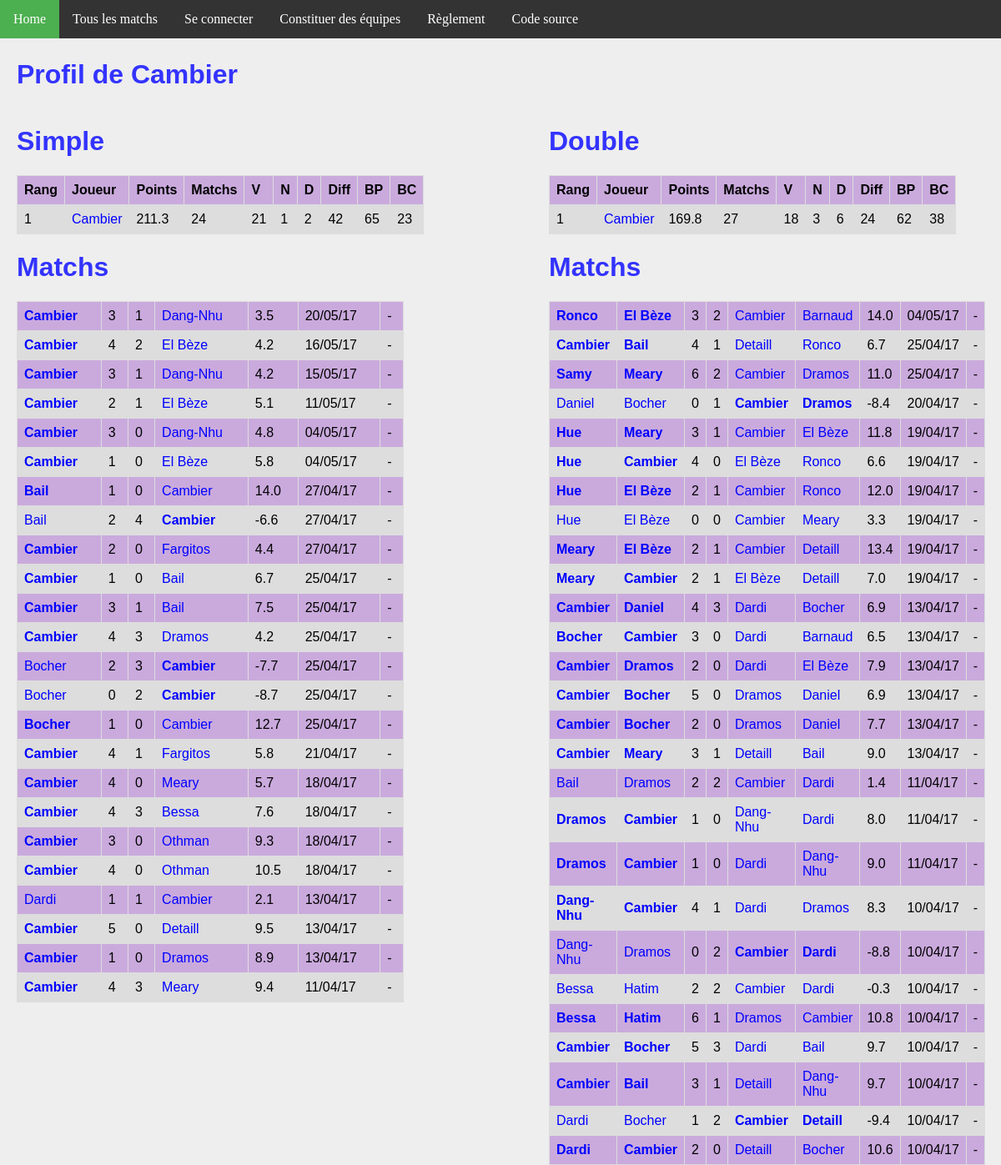
Before: /joueur/3/ with the older database file.
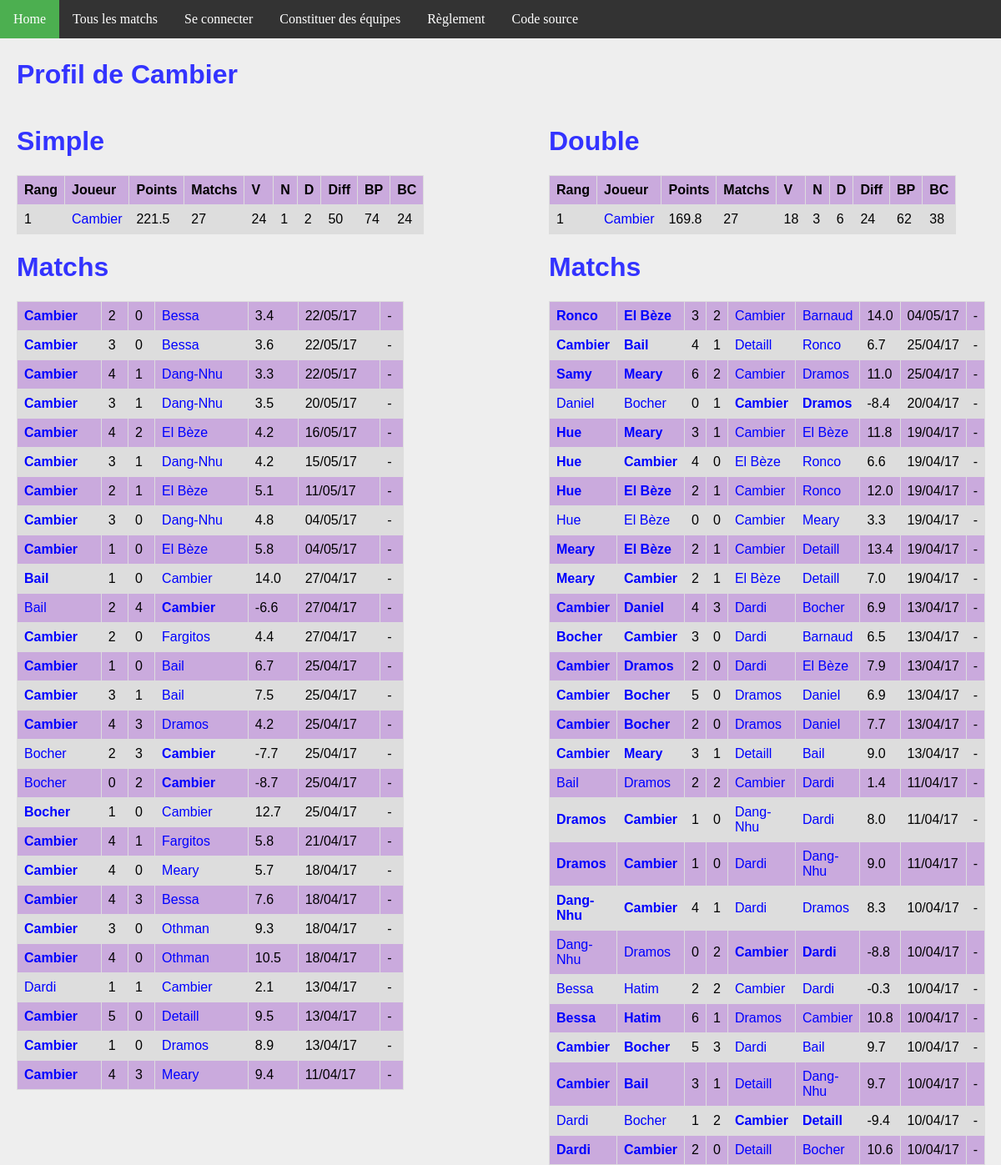
After: the same page with the newer database file.
### ranking/models.py (models this page shows, shortened)
class Joueur(models.Model):
    user = models.OneToOneField(User, on_delete=models.CASCADE)
    pseudo = models.CharField(max_length = 50, default="Pax lambda")
    simple_score = models.FloatField(default=100)
    simple_rang = models.IntegerField(default=0)
    simple_victoires = models.IntegerField(default=0)
    simple_nuls = models.IntegerField(default=0)
    simple_defaites = models.IntegerField(default=0)
    simple_buts_pour = models.IntegerField(default=0)
    simple_buts_contre = models.IntegerField(default=0)
    double_score = models.FloatField(default=100)
    double_rang = models.IntegerField(default=0)
    double_victoires = models.IntegerField(default=0)
    double_nuls = models.IntegerField(default=0)
    double_defaites = models.IntegerField(default=0)
    double_buts_pour = models.IntegerField(default=0)
    double_buts_contre = models.IntegerField(default=0)
    @property
    def simple_matchs(self):
        return self.simple_nuls + self.simple_victoires + self.simple_defaites
    @property
    def double_matchs(self):
        return self.double_nuls + self.double_victoires + self.double_defaites
    @property
    def simple_diff(self):
        return self.simple_buts_pour - self.simple_buts_contre
    @property
    def double_diff(self):
        return self.double_buts_pour - self.double_buts_contre

class MatchSimple(models.Model):
    domicile = models.ForeignKey('Joueur', related_name = 'dom')
    exterieur = models.ForeignKey('Joueur', related_name = 'exte')
    date = models.DateTimeField(auto_now_add=True)
    buts_domicile = models.IntegerField(default=0)
    buts_exterieur = models.IntegerField(default=0)
    points = models.FloatField(default=0)
    @property
    def winner(self):
        if self.buts_domicile > self.buts_exterieur:
            return 1.
        elif self.buts_domicile < self.buts_exterieur:
            return 0.
        else:
            return 0.5

class MatchDouble(models.Model):
    domicile_1 = models.ForeignKey('Joueur', related_name = 'dom1')
    domicile_2 = models.ForeignKey('Joueur', related_name = 'dom2')
    exterieur_1 = models.ForeignKey('Joueur', related_name = 'exte1')
    exterieur_2 = models.ForeignKey('Joueur', related_name = 'exte2')
    date = models.DateTimeField(auto_now_add=True)
    buts_domicile = models.IntegerField(default=0)
    buts_exterieur = models.IntegerField(default=0)
    points = models.FloatField(default=0)
    @property
    def winner(self):
        if self.buts_domicile > self.buts_exterieur:
            return 1.
        elif self.buts_domicile < self.buts_exterieur:
            return 0.
        else:
            return 0.5

### ranking/views.py (the view)
# urls.py: url(r'^joueur/(?P<joueur_id>[0-9]+)/$', views.detail_joueur, name='joueur'),
def detail_joueur(request, joueur_id):
    simples_1 = MatchSimple.objects.filter(domicile__id = joueur_id)
    simples_2 = MatchSimple.objects.filter(exterieur__id = joueur_id)
    simples = simples_1 | simples_2
    doubles_1 = MatchDouble.objects.filter(domicile_1__id = joueur_id)
    doubles_2 = MatchDouble.objects.filter(domicile_2__id = joueur_id)
    doubles_3 = MatchDouble.objects.filter(exterieur_1__id = joueur_id)
    doubles_4 = MatchDouble.objects.filter(exterieur_2__id = joueur_id)
    doubles = doubles_1 | doubles_2 | doubles_3 | doubles_4
    context = {
        'joueur': get_object_or_404(Joueur, pk=joueur_id),
        'simple_matchs': simples.order_by('-date').all(),
        'double_matchs': doubles.order_by('-date').all(),
    }
    return render(request, 'joueur.html', context)

### ranking/templatetags/app_filter.py (called while the page is built)
@register.filter(name='decimal')
def decimal(x):
    return '{0:.1f}'.format(x)

### ranking/templates/joueur.html
{% extends 'base.html' %}
{% block body %}
{% load app_filter %}
    <h1>Profil de {{ joueur.pseudo }}</h1>
<div id="column1" style="float:left; margin:0; width:40%;">
    <h1>Simple</h1>
    <table>
        <tr>
            <th>Rang</th>
            <th>Joueur</th>
            <th>Points</th>
            <th>Matchs</th>
            <th>V</th>
            <th>N</th>
            <th>D</th>
            <th>Diff</th>
            <th>BP</th>
            <th>BC</th>
        </tr>
        <tr>
            <td>{{ joueur.simple_rang }}</td>
            <td><a class='joueur' href="{% url 'joueur' joueur.id %}">{{joueur.pseudo}}</a></td>
            <td>{{joueur.simple_score|decimal}}</td>
            <td>{{joueur.simple_matchs}}</td>
            <td>{{joueur.simple_victoires}}</td>
            <td>{{joueur.simple_nuls}}</td>
            <td>{{joueur.simple_defaites}}</td>
            <td>{{joueur.simple_diff}}</td>
            <td>{{joueur.simple_buts_pour}}</td>
            <td>{{joueur.simple_buts_contre}}</td>
        </tr>
    </table>
    <h1>Matchs</h1>
    <table>
        {% for m in simple_matchs %}
        <tr>
            <td {% if m.winner == 1 %} style='font-weight:bold'{% endif %} >
                <a class="joueur" href="{% url 'joueur' m.domicile.id %}">{{m.domicile.pseudo}}</a>
            </td>
            <td>{{m.buts_domicile}}</td>
            <td>{{m.buts_exterieur}}</td>
            <td {% if m.winner == 0 %} style='font-weight:bold'{% endif %} >
                <a class='joueur' href="{% url 'joueur' m.exterieur.id %}">{{m.exterieur.pseudo}}</a>
            </td>
            <td>{{m.points|decimal}}</td>
            <td>{{m.date | date:'d/m/y'}}</td>
            <td>
            {% if m.domicile == request.user.joueur %}
                <a class="joueur" href="{% url 'annuler' m.id %}">Annuler</a>
            {% else %}
                -
            {% endif %}
            </td>
        </tr>
        {% endfor %}
    </table>
</div>
<div id="column2" style="float:left; margin-left:15%;width:40%;">
<h1>Double</h1>
<table>
    <tr>
        <th>Rang</th>
        <th>Joueur</th>
        <th>Points</th>
        <th>Matchs</th>
        <th>V</th>
        <th>N</th>
        <th>D</th>
        <th>Diff</th>
        <th>BP</th>
        <th>BC</th>
    </tr>
    <tr>
        <td>{{ joueur.double_rang }}</td>
        <td><a class='joueur' href="{% url 'joueur' joueur.id %}">{{joueur.pseudo}}</a></td>
        <td>{{joueur.double_score|decimal}}</td>
        <td>{{joueur.double_matchs}}</td>
        <td>{{joueur.double_victoires}}</td>
        <td>{{joueur.double_nuls}}</td>
        <td>{{joueur.double_defaites}}</td>
        <td>{{joueur.double_diff}}</td>
        <td>{{joueur.double_buts_pour}}</td>
        <td>{{joueur.double_buts_contre}}</td>
    </tr>
</table>
<h1>Matchs</h1>
<table>
    {% for m in double_matchs %}
    <tr>
        <td {% if m.winner == 1 %} style='font-weight:bold'{% endif %} >
            <a class="joueur" href="{% url 'joueur' m.domicile_1.id %}">{{m.domicile_1.pseudo}}</a>
        </td>
        <td {% if m.winner == 1 %} style='font-weight:bold'{% endif %} >
            <a class="joueur" href="{% url 'joueur' m.domicile_2.id %}">{{m.domicile_2.pseudo}}</a>
        </td>
        <td>{{m.buts_domicile}}</td>
        <td>{{m.buts_exterieur}}</td>
        <td {% if m.winner == 0 %} style='font-weight:bold'{% endif %} >
            <a class='joueur' href="{% url 'joueur' m.exterieur_1.id %}">{{m.exterieur_1.pseudo}}</a>
        </td>
        <td {% if m.winner == 0 %} style='font-weight:bold'{% endif %} >
            <a class='joueur' href="{% url 'joueur' m.exterieur_2.id %}">{{m.exterieur_2.pseudo}}</a>
        </td>
        <td>{{m.points|decimal}}</td>
        <td>{{m.date | date:'d/m/y'}}</td>
        <td>
        {% if m.domicile_1 == request.user.joueur %}
            <a class="joueur" href="{% url 'annuler_double' m.id %}">Annuler</a>
        {% else %}
            -
        {% endif %}
        </td>
    </tr>
    {% endfor %}
</table>
</div>
{% endblock %}

Changed rows visible on the page:
changed Joueur "Cambier": simple_score|decimal "211.3" → "221.5"; simple_matchs "24" → "27"; simple_victoires "21" → "24"; simple_diff "42" → "50"; simple_buts_pour "65" → "74"; simple_buts_contre "23" → "24"
added MatchSimple: domicile.pseudo "Cambier", buts_domicile "2", buts_exterieur "0", exterieur.pseudo "Bessa", points|decimal "3.4", date "22/05/17"
added MatchSimple: domicile.pseudo "Cambier", buts_domicile "3", buts_exterieur "0", exterieur.pseudo "Bessa", points|decimal "3.6", date "22/05/17"
added MatchSimple: domicile.pseudo "Cambier", buts_domicile "4", buts_exterieur "1", exterieur.pseudo "Dang-Nhu", points|decimal "3.3", date "22/05/17"
